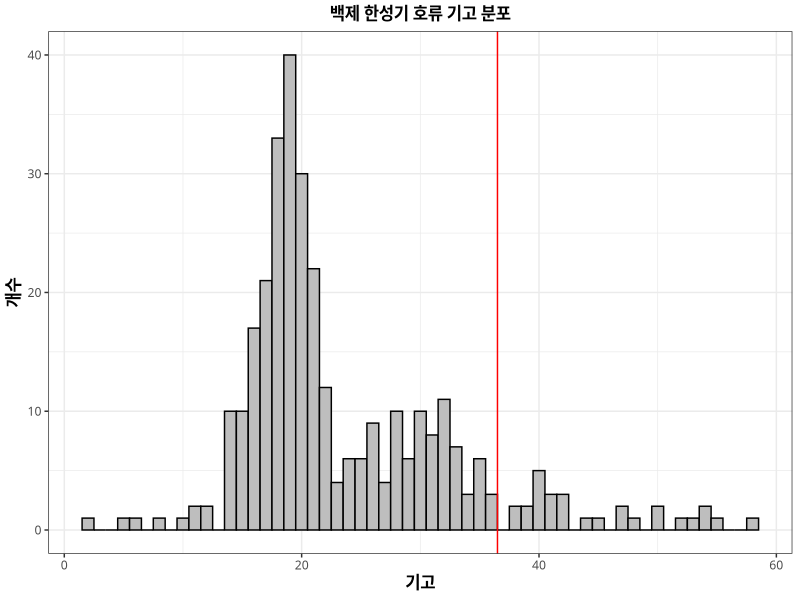
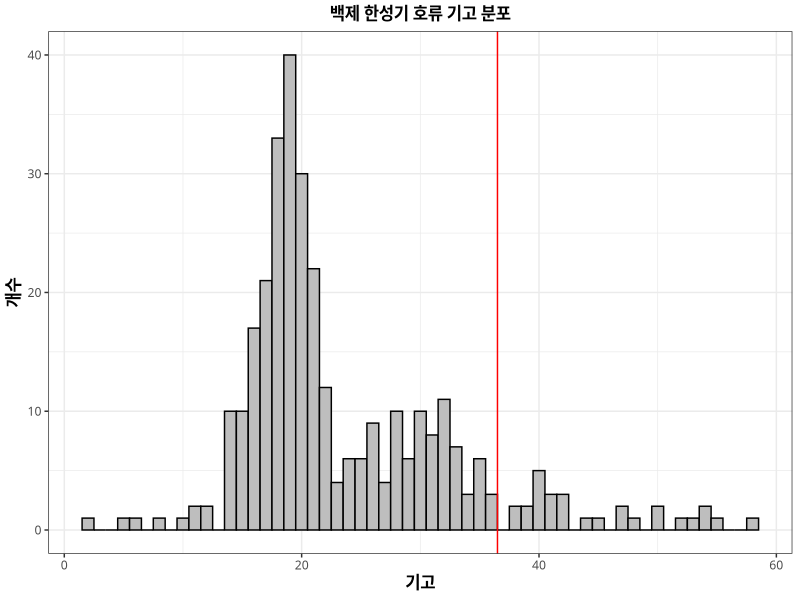
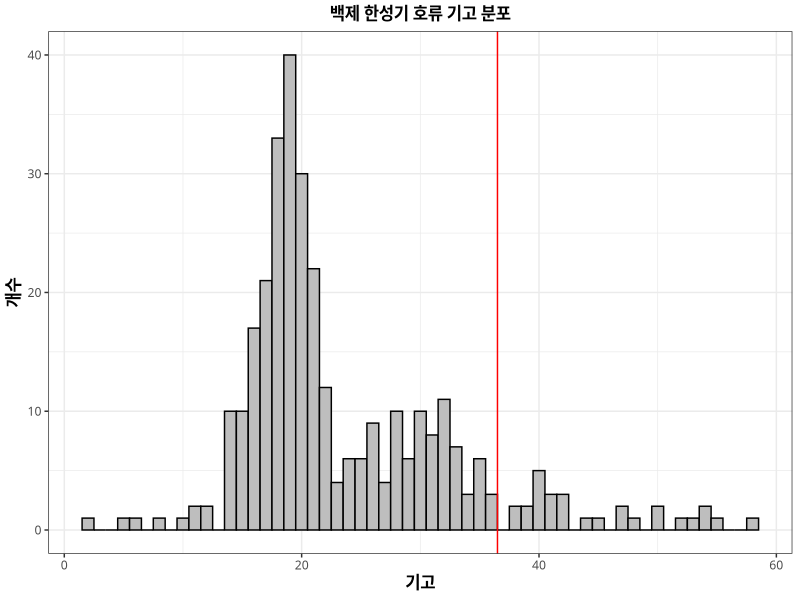

The R script that drew these images, in order:
library(ggplot2)
library(here)

df <- read.csv(here("./Data/PV_Height.csv"), fileEncoding = "UTF-8")
df <- subset(df, df$Height != "-")
df$Height <- as.numeric(df$Height)

ggplot(df, aes(x=Height)) +
    geom_histogram(binwidth = 1, color="black", fill="grey") +
    geom_vline(xintercept = 36.5, color = "red") +
    xlab("기고") +
    ylab("개수") +
        theme_bw() + 
        theme(legend.position = "right", plot.title = element_text(hjust = 0.5,size=12,face='bold')) +
        theme(text = element_text(family = "NanumGothic"),
            legend.title=element_blank(),
            plot.title = element_text(hjust = 0.5, size = 12, face = 'bold'),
            axis.title.x = element_text(size = 12, colour = "black", face = 'bold'),
            axis.title.y = element_text(size = 12, colour = "black", face = 'bold')) +
    ggtitle("백제 한성기 호류 기고 분포")

ggsave(here("./Graph/Histogram(호류 기고).tiff"), dpi=300, width=3, height=3, units='in')
ggsave(here("./Graph/Histogram(호류 기고).jpeg"), dpi=300, width=3, height=3, units='in')
